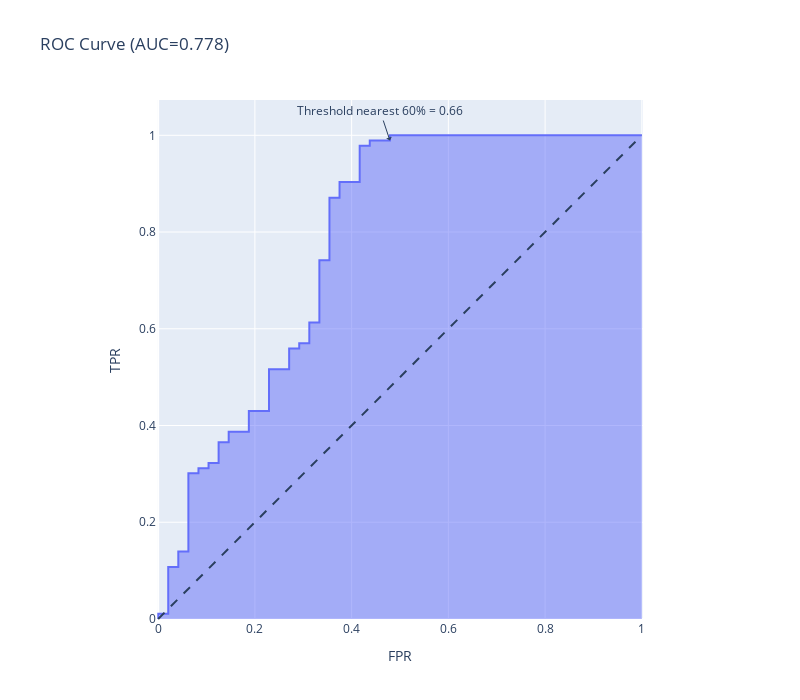

Notebook cell for this chart:
### Code cell
import plotly.express as px

def make_rocauc(i):
    nearest=roc_df.iloc[(roc_df['Threshold']-i).abs().argsort()[:1]]['Threshold'].values[0]
    q=roc_df[roc_df['Threshold']==nearest].index[0]
    print(nearest, q)
    fig = px.area(roc_df, x="FPR", y="TPR",
                  title=f'ROC Curve (AUC={metrics.auc(fpr, tpr):.3f})',
                  hover_data={'Threshold':':.2f',
                              'FPR':':.2f',
                              'TPR':':.2f',
                             },width=800, height=700)

    fig.add_annotation(x=roc_df.iloc[q][0], y=roc_df.iloc[q][1],
            text=f"Threshold nearest {i*100:.0f}% = {roc_df.iloc[q][2]:.2f}",
                showarrow=True,
                arrowhead=1)

    fig.add_shape(
        type='line', line=dict(dash='dash'),
        x0=0, x1=1, y0=0, y1=1
    )
    fig.update_yaxes(scaleanchor="x", scaleratio=1)
    fig.update_xaxes(constrain='domain')
    return fig
make_rocauc(.60)

### Figure 1 — Plotly figure (JSON) as saved in the notebook; plotly's stock layout.template omitted (floating-point values rounded to 4 significant figures)
{"data": [{"customdata": [[1.95], [0.9505], [0.9301], [0.8824], [0.8815], [0.8725], [0.8652], [0.8257], [0.8253], [0.8247], [0.8212], [0.8189], [0.8153], [0.8108], [0.809], [0.8057], [0.7989], [0.7944], [0.7908], [0.7761], [0.7732], [0.766], [0.765], [0.7649], [0.7644], [0.7621], [0.7602], [0.7457], [0.7456], [0.7285], [0.7282], [0.7206], [0.7137], [0.6976], [0.6898], [0.6889], [0.6552], [0.5397], [0.1062]], "hovertemplate": "FPR=%{x:.2f}<br>TPR=%{y:.2f}<br>Threshold=%{customdata[0]:.2f}<extra></extra>", "legendgroup": "", "line": {"color": "#636efa"}, "marker": {"symbol": "circle"}, "mode": "lines", "name": "", "orientation": "v", "showlegend": false, "stackgroup": "1", "type": "scatter", "x": [0, 0, 0.02083, 0.02083, 0.04167, 0.04167, 0.0625, 0.0625, 0.08333, 0.08333, 0.1042, 0.1042, 0.125, 0.125, 0.1458, 0.1458, 0.1875, 0.1875, 0.2292, 0.2292, 0.2708, 0.2708, 0.2917, 0.2917, 0.3125, 0.3125, 0.3333, 0.3333, 0.3542, 0.3542, 0.375, 0.375, 0.4167, 0.4167, 0.4375, 0.4375, 0.4792, 0.4792, 1], "xaxis": "x", "y": [0, 0.01075, 0.01075, 0.1075, 0.1075, 0.1398, 0.1398, 0.3011, 0.3011, 0.3118, 0.3118, 0.3226, 0.3226, 0.3656, 0.3656, 0.3871, 0.3871, 0.4301, 0.4301, 0.5161, 0.5161, 0.5591, 0.5591, 0.5699, 0.5699, 0.6129, 0.6129, 0.7419, 0.7419, 0.871, 0.871, 0.9032, 0.9032, 0.9785, 0.9785, 0.9892, 0.9892, 1, 1], "yaxis": "y"}], "layout": {"annotations": [{"arrowhead": 1, "showarrow": true, "text": "Threshold nearest 60% = 0.66", "x": 0.4792, "y": 0.9892}], "height": 700, "legend": {"tracegroupgap": 0}, "shapes": [{"line": {"dash": "dash"}, "type": "line", "x0": 0, "x1": 1, "y0": 0, "y1": 1}], "title": {"text": "ROC Curve (AUC=0.778)"}, "width": 800, "xaxis": {"anchor": "y", "constrain": "domain", "domain": [0, 1], "title": {"text": "FPR"}}, "yaxis": {"anchor": "x", "domain": [0, 1], "scaleanchor": "x", "scaleratio": 1, "title": {"text": "TPR"}}}}
